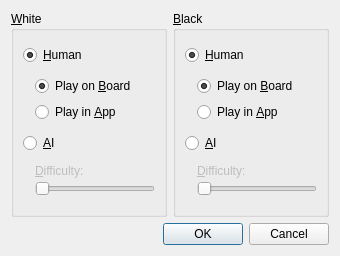
<?xml version="1.0" encoding="UTF-8"?>
<ui version="4.0">
 <class>NewGameDialog</class>
 <widget class="QDialog" name="NewGameDialog">
  <property name="geometry">
   <rect>
    <x>0</x>
    <y>0</y>
    <width>340</width>
    <height>256</height>
   </rect>
  </property>
  <property name="windowTitle">
   <string>New Game</string>
  </property>
  <layout class="QVBoxLayout" name="verticalLayout_3">
   <item>
    <layout class="QHBoxLayout" name="horizontalLayout">
     <item>
      <widget class="QGroupBox" name="groupBox">
       <property name="title">
        <string>&amp;White</string>
       </property>
       <layout class="QVBoxLayout" name="verticalLayout_7">
        <item>
         <widget class="QRadioButton" name="whiteHumanRadioButton">
          <property name="text">
           <string>&amp;Human</string>
          </property>
          <property name="checked">
           <bool>true</bool>
          </property>
          <attribute name="buttonGroup">
           <string notr="true">buttonGroup_4</string>
          </attribute>
         </widget>
        </item>
        <item>
         <layout class="QVBoxLayout" name="verticalLayout_4">
          <property name="leftMargin">
           <number>12</number>
          </property>
          <item>
           <widget class="QRadioButton" name="whiteOnBoardRadioButton">
            <property name="text">
             <string>Play on &amp;Board</string>
            </property>
            <property name="checked">
             <bool>true</bool>
            </property>
            <attribute name="buttonGroup">
             <string notr="true">buttonGroup_2</string>
            </attribute>
           </widget>
          </item>
          <item>
           <widget class="QRadioButton" name="whiteInAppRadioButton">
            <property name="text">
             <string>Play in &amp;App</string>
            </property>
            <attribute name="buttonGroup">
             <string notr="true">buttonGroup_2</string>
            </attribute>
           </widget>
          </item>
         </layout>
        </item>
        <item>
         <widget class="QRadioButton" name="whiteAiRadioButton">
          <property name="text">
           <string>&amp;AI</string>
          </property>
          <attribute name="buttonGroup">
           <string notr="true">buttonGroup_4</string>
          </attribute>
         </widget>
        </item>
        <item>
         <layout class="QVBoxLayout" name="verticalLayout">
          <property name="spacing">
           <number>3</number>
          </property>
          <property name="leftMargin">
           <number>12</number>
          </property>
          <item>
           <widget class="QLabel" name="label">
            <property name="enabled">
             <bool>false</bool>
            </property>
            <property name="sizePolicy">
             <sizepolicy hsizetype="Preferred" vsizetype="Fixed">
              <horstretch>0</horstretch>
              <verstretch>0</verstretch>
             </sizepolicy>
            </property>
            <property name="text">
             <string>&amp;Difficulty:</string>
            </property>
            <property name="buddy">
             <cstring>whiteAiDifficultySlider</cstring>
            </property>
           </widget>
          </item>
          <item>
           <widget class="QSlider" name="whiteAiDifficultySlider">
            <property name="enabled">
             <bool>false</bool>
            </property>
            <property name="minimum">
             <number>600</number>
            </property>
            <property name="maximum">
             <number>1200</number>
            </property>
            <property name="singleStep">
             <number>10</number>
            </property>
            <property name="pageStep">
             <number>100</number>
            </property>
            <property name="orientation">
             <enum>Qt::Horizontal</enum>
            </property>
           </widget>
          </item>
         </layout>
        </item>
       </layout>
      </widget>
     </item>
     <item>
      <widget class="QGroupBox" name="groupBox_2">
       <property name="title">
        <string>&amp;Black</string>
       </property>
       <layout class="QVBoxLayout" name="verticalLayout_6">
        <item>
         <widget class="QRadioButton" name="blackHumanRadioButton">
          <property name="text">
           <string>&amp;Human</string>
          </property>
          <property name="checked">
           <bool>true</bool>
          </property>
          <attribute name="buttonGroup">
           <string notr="true">buttonGroup_3</string>
          </attribute>
         </widget>
        </item>
        <item>
         <layout class="QVBoxLayout" name="verticalLayout_5">
          <property name="leftMargin">
           <number>12</number>
          </property>
          <item>
           <widget class="QRadioButton" name="blackOnBoardRadioButton">
            <property name="text">
             <string>Play on &amp;Board</string>
            </property>
            <property name="checked">
             <bool>true</bool>
            </property>
            <attribute name="buttonGroup">
             <string notr="true">buttonGroup</string>
            </attribute>
           </widget>
          </item>
          <item>
           <widget class="QRadioButton" name="blackInAppRadioButton">
            <property name="text">
             <string>Play in &amp;App</string>
            </property>
            <attribute name="buttonGroup">
             <string notr="true">buttonGroup</string>
            </attribute>
           </widget>
          </item>
         </layout>
        </item>
        <item>
         <widget class="QRadioButton" name="blackAiRadioButton">
          <property name="text">
           <string>&amp;AI</string>
          </property>
          <attribute name="buttonGroup">
           <string notr="true">buttonGroup_3</string>
          </attribute>
         </widget>
        </item>
        <item>
         <layout class="QVBoxLayout" name="verticalLayout_2">
          <property name="spacing">
           <number>3</number>
          </property>
          <property name="leftMargin">
           <number>12</number>
          </property>
          <item>
           <widget class="QLabel" name="label_2">
            <property name="enabled">
             <bool>false</bool>
            </property>
            <property name="sizePolicy">
             <sizepolicy hsizetype="Preferred" vsizetype="Fixed">
              <horstretch>0</horstretch>
              <verstretch>0</verstretch>
             </sizepolicy>
            </property>
            <property name="text">
             <string>&amp;Difficulty:</string>
            </property>
            <property name="buddy">
             <cstring>blackAiDifficultySlider</cstring>
            </property>
           </widget>
          </item>
          <item>
           <widget class="QSlider" name="blackAiDifficultySlider">
            <property name="enabled">
             <bool>false</bool>
            </property>
            <property name="minimum">
             <number>600</number>
            </property>
            <property name="maximum">
             <number>1200</number>
            </property>
            <property name="singleStep">
             <number>10</number>
            </property>
            <property name="pageStep">
             <number>100</number>
            </property>
            <property name="orientation">
             <enum>Qt::Horizontal</enum>
            </property>
           </widget>
          </item>
         </layout>
        </item>
       </layout>
      </widget>
     </item>
    </layout>
   </item>
   <item>
    <widget class="QDialogButtonBox" name="buttonBox">
     <property name="orientation">
      <enum>Qt::Horizontal</enum>
     </property>
     <property name="standardButtons">
      <set>QDialogButtonBox::Cancel|QDialogButtonBox::Ok</set>
     </property>
    </widget>
   </item>
  </layout>
 </widget>
 <resources/>
 <connections>
  <connection>
   <sender>buttonBox</sender>
   <signal>accepted()</signal>
   <receiver>NewGameDialog</receiver>
   <slot>accept()</slot>
   <hints>
    <hint type="sourcelabel">
     <x>248</x>
     <y>254</y>
    </hint>
    <hint type="destinationlabel">
     <x>157</x>
     <y>274</y>
    </hint>
   </hints>
  </connection>
  <connection>
   <sender>buttonBox</sender>
   <signal>rejected()</signal>
   <receiver>NewGameDialog</receiver>
   <slot>reject()</slot>
   <hints>
    <hint type="sourcelabel">
     <x>316</x>
     <y>260</y>
    </hint>
    <hint type="destinationlabel">
     <x>286</x>
     <y>274</y>
    </hint>
   </hints>
  </connection>
  <connection>
   <sender>whiteHumanRadioButton</sender>
   <signal>toggled(bool)</signal>
   <receiver>whiteOnBoardRadioButton</receiver>
   <slot>setEnabled(bool)</slot>
   <hints>
    <hint type="sourcelabel">
     <x>86</x>
     <y>52</y>
    </hint>
    <hint type="destinationlabel">
     <x>91</x>
     <y>78</y>
    </hint>
   </hints>
  </connection>
  <connection>
   <sender>whiteHumanRadioButton</sender>
   <signal>toggled(bool)</signal>
   <receiver>whiteInAppRadioButton</receiver>
   <slot>setEnabled(bool)</slot>
   <hints>
    <hint type="sourcelabel">
     <x>86</x>
     <y>52</y>
    </hint>
    <hint type="destinationlabel">
     <x>91</x>
     <y>97</y>
    </hint>
   </hints>
  </connection>
  <connection>
   <sender>whiteAiRadioButton</sender>
   <signal>toggled(bool)</signal>
   <receiver>whiteAiDifficultySlider</receiver>
   <slot>setEnabled(bool)</slot>
   <hints>
    <hint type="sourcelabel">
     <x>86</x>
     <y>125</y>
    </hint>
    <hint type="destinationlabel">
     <x>91</x>
     <y>174</y>
    </hint>
   </hints>
  </connection>
  <connection>
   <sender>whiteAiRadioButton</sender>
   <signal>toggled(bool)</signal>
   <receiver>label</receiver>
   <slot>setEnabled(bool)</slot>
   <hints>
    <hint type="sourcelabel">
     <x>86</x>
     <y>125</y>
    </hint>
    <hint type="destinationlabel">
     <x>91</x>
     <y>150</y>
    </hint>
   </hints>
  </connection>
  <connection>
   <sender>blackHumanRadioButton</sender>
   <signal>toggled(bool)</signal>
   <receiver>blackOnBoardRadioButton</receiver>
   <slot>setEnabled(bool)</slot>
   <hints>
    <hint type="sourcelabel">
     <x>251</x>
     <y>52</y>
    </hint>
    <hint type="destinationlabel">
     <x>256</x>
     <y>78</y>
    </hint>
   </hints>
  </connection>
  <connection>
   <sender>blackHumanRadioButton</sender>
   <signal>toggled(bool)</signal>
   <receiver>blackInAppRadioButton</receiver>
   <slot>setEnabled(bool)</slot>
   <hints>
    <hint type="sourcelabel">
     <x>251</x>
     <y>52</y>
    </hint>
    <hint type="destinationlabel">
     <x>256</x>
     <y>97</y>
    </hint>
   </hints>
  </connection>
  <connection>
   <sender>blackAiRadioButton</sender>
   <signal>toggled(bool)</signal>
   <receiver>blackAiDifficultySlider</receiver>
   <slot>setEnabled(bool)</slot>
   <hints>
    <hint type="sourcelabel">
     <x>251</x>
     <y>125</y>
    </hint>
    <hint type="destinationlabel">
     <x>256</x>
     <y>174</y>
    </hint>
   </hints>
  </connection>
  <connection>
   <sender>blackAiRadioButton</sender>
   <signal>toggled(bool)</signal>
   <receiver>label_2</receiver>
   <slot>setEnabled(bool)</slot>
   <hints>
    <hint type="sourcelabel">
     <x>251</x>
     <y>125</y>
    </hint>
    <hint type="destinationlabel">
     <x>256</x>
     <y>150</y>
    </hint>
   </hints>
  </connection>
 </connections>
 <buttongroups>
  <buttongroup name="buttonGroup"/>
  <buttongroup name="buttonGroup_2"/>
  <buttongroup name="buttonGroup_3"/>
  <buttongroup name="buttonGroup_4"/>
 </buttongroups>
</ui>
